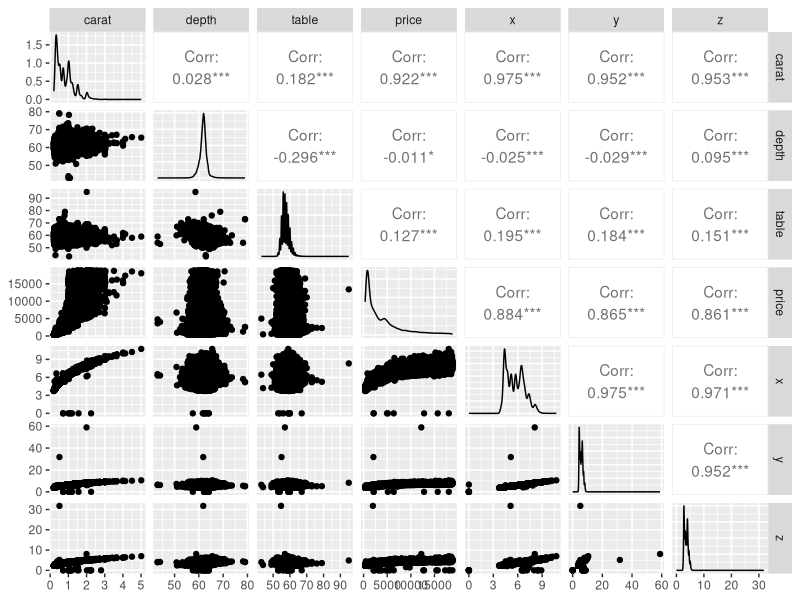
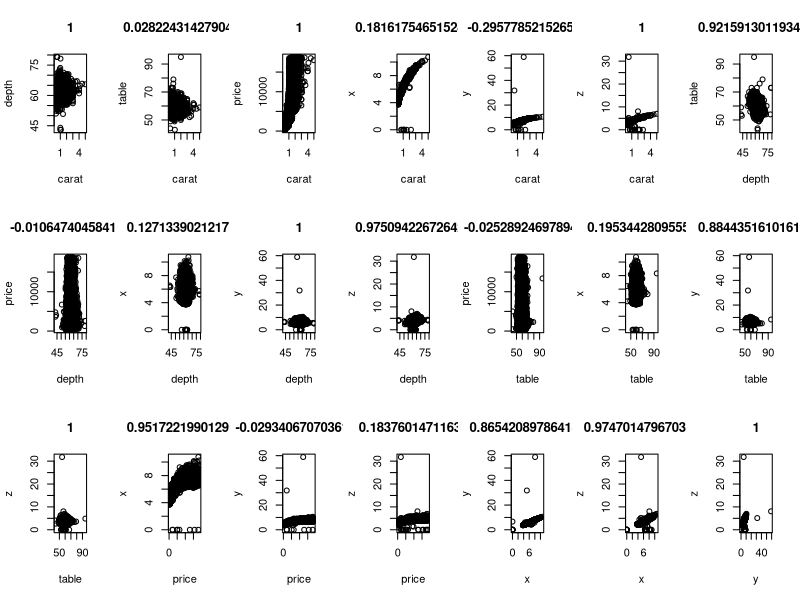

Source code (R) for these figures, in order:
## ---- chunk 1
require(ggplot2) #load the package of ggplot2
data(diamonds) #load the specified data sets
new_diamonds <- diamonds[sapply(diamonds,is.numeric)] 
#This line of code is used to extract numeric variables. sapply() is used to return a matrix, each element of which is the result of applying the function inside. is.numeric is the function used to extract the numeric variables in the data sets diamonds.

## ---- chunk 2
head(new_diamonds)#I want to know the names of numeric variables

#I create two sets of strings, and I want to generate the combinations from those two sets.
set1 <- c("carat","depth","table","price","x","y","z")
set2 <- c("carat","depth","table","price","x","y","z")

#Use the outer and paste function together to generate the marrix of possible combinations
a <- outer(set1,set2,paste,sep='-') 
#The outer function is intended to form the outer product. However, it allows a third argument to replace simple multiplication with any function. Here I replace multiplication with string concatenation(paste), and the result is all combinations of strings. sep="-" is used to define a hyphen as the separator between the strings. 

b <- a[!lower.tri(a)] 
#I want all unique pairwise combinations of treatments. I eliminate the duplicates by removing the lower triangle. the lower.tri function indentifies that triangle, so inverting it identifies all elements outside the lower triangle.

col1 <- as.vector(b) 
#The result of outer is a matrix. I want the combinations in a vector instead, so I flatten the matrix using the as.vector function.

col1

d <- cor(new_diamonds)
#new_diamonds is a date frame, then cor(new_diamonds) returns the correlation matrix. By default, cor calculates the Pearson ccorrelation, which assumes that underlying populations are normally distributed.

col2 <- d[!lower.tri(d)] 
#I want all unique pairwise combinations of treatments. I eliminate the duplicates by removing the lower triangle. the lower.tri function indentifies that triangle, so inverting it identifies all elements outside the lower triangle.

col2

dt <- data.frame(col1,col2)
#use funcion data.frame to create data frame, the first colume is col1 which is the pair and the second colume is col2 which is the correlation coefficient.


## ---- chunk 3
#line 54 to line 56 is the answer for question 1 and I copy the answer to question 3
require(ggplot2)
data(diamonds)
new_diamonds <- diamonds[sapply(diamonds,is.numeric)]

require(GGally) #load the package called GGally
p <- ggpairs(new_diamonds, 1:7) 
p
#I try to use ggpairs function firstly to make a matrix of plots with a given data set new_diamonds. 1:7 means using the data from colunme 1 to columne 7 in the data set new_diamonds. The result gives the pair matrix plot and also the correlation coeeficient. However, I do not know how to add a titile to each plot containing the coefficient. So I change to the method below.

scatterplots <- par(mfrow=c(3,7))
#A vector of the form c(3, 7) means Subsequent figures will be drawn in an 3-by-7 array on the device by rows. And par() is used to set graphical parameters. The reason for this step is that I want to make sure all the plots can be presented.

x=0 #give the initial value to x

for (i in 1:6)
{
  for (j in (i+1):7)
  {
    x=x+1
    plot(new_diamonds[c(i,j)],main=c(dt[x,2]))
  }
}
#this loop is used to extract two different variables from the data set new_diamonds to be paired and then plot the scatter plot. The reason that i is in 1:6 but j is in (i+1):7 is because I want all the pairs to be unique. main=c(dt[x,2] means the title in each plot is the number in second columne in dt, which are the correlation coeeficients.

par(scatterplots)
#combine all the plots that come from the loop above 
scatterplots

